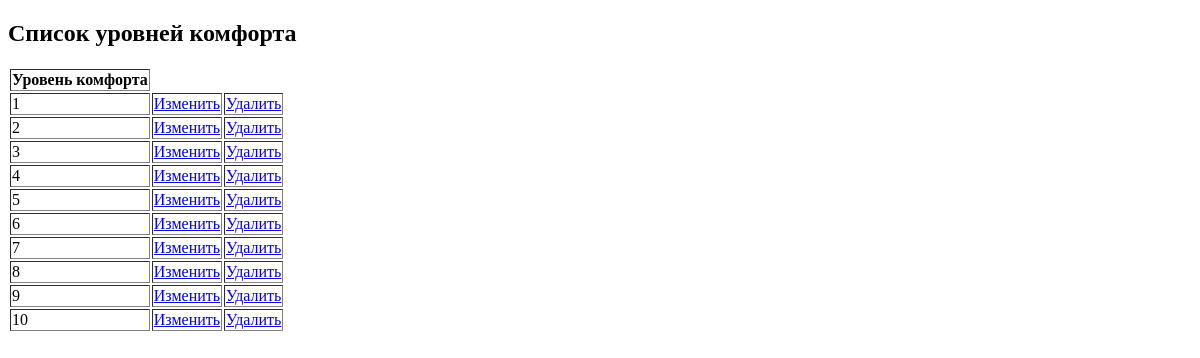
The app's page /comfs_list/, older data.
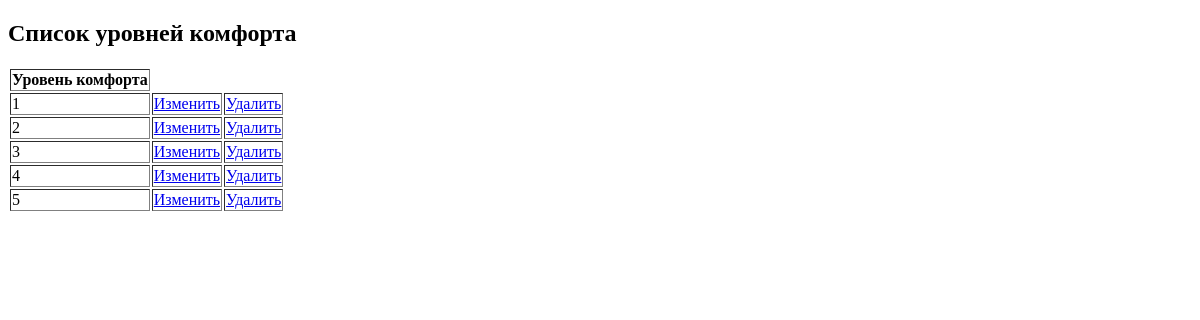
The same page, newer data.
### data/models.py (models this page shows, shortened)
class Comf(models.Model):
    comfort=models.IntegerField(verbose_name='Уровень комфорта от 1 до 10',default=5)

### data/views.py (the view)
# urls.py: path('comfs_list/',views.comfs_list_view,name='comfs_list_view'),
def comfs_list_view(request):
    data=Comf.objects.all()
    return render(request,'comfs_list.html',{'data':data})

### templates/comfs_list.html (shortened to what this page needs)
<!DOCTYPE html>
<html>
<head>
</head>
<body class="container">
    <h2>Список уровней комфорта</h2>
    <table border=1 frame=void >
        <tr><th>Уровень комфорта</th></tr>
        {% for comf in data %}
        <tr><td>{{ comf.comfort}}</td>
        <td><a href="edit_comf/{{comf.id}}">Изменить</a> </td>
            <td><a href="delete_comf/{{comf.id}}">Удалить</a></td>
        </tr>
        {% endfor %}
    </table>
</body>
</html>

Row changes from the older to the newer data that the page shows:
removed Comf: comfort "6"
removed Comf: comfort "7"
removed Comf: comfort "8"
removed Comf: comfort "9"
removed Comf: comfort "10"
